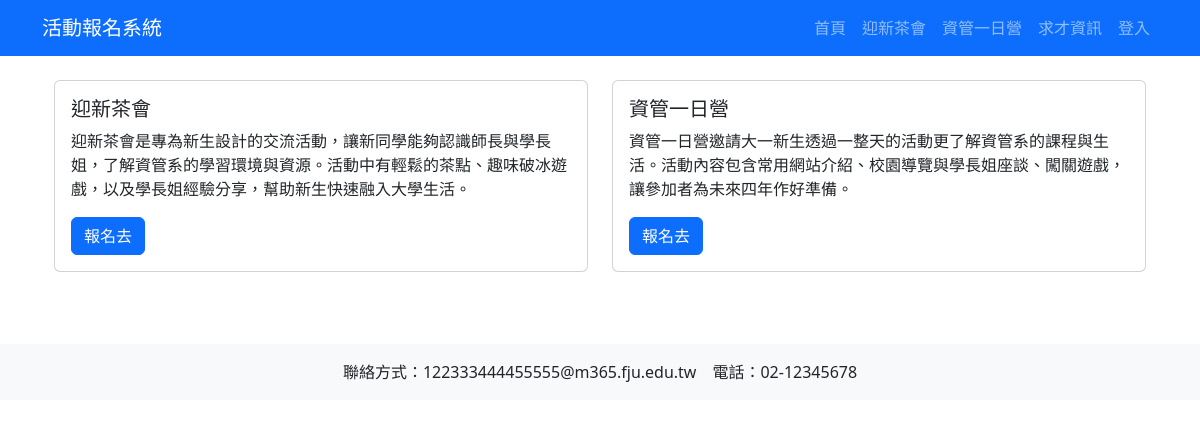
The page / on the database its author committed.
### tables this page shows
CREATE TABLE `event` (
  `id` int(10) UNSIGNED NOT NULL,
  `name` varchar(30) NOT NULL,
  `description` varchar(255) NOT NULL
);

### index.php (the view, shortened to what this page needs)
<?php
include "header.php";
include "db.php";
$sql = "SELECT * FROM event";
$result = mysqli_query($conn, $sql);
?>
<div class="container mt-4">
  <div class="row">
    <?php while ($row = mysqli_fetch_assoc($result)) { ?>
      <div class="col-md-6 mb-4">
        <div class="card">
          <div class="card-body">
            <h5 class="card-title"><?= htmlspecialchars($row['name']) ?></h5>
            <p class="card-text"><?= nl2br(htmlspecialchars($row['description'])) ?></p>
            <?php if ($row['name'] === '迎新茶會') { ?>
              <a href="status.php" class="btn btn-primary">報名去</a>
            <?php } elseif ($row['name'] === '資管一日營') { ?>
              <a href="conference.php" class="btn btn-primary">報名去</a>
            <?php } else { ?>
              <a href="#" class="btn btn-secondary">更多資訊</a>
            <?php } ?>
          </div>
        </div>
      </div>
    <?php } ?>
  </div>
</div>
<?php
include "footer.php";
?>

### rows shown on the page
event: name "迎新茶會", description "迎新茶會是專為新生設計的交流活動，讓新同學能夠認識師長與學長姐，了解資管系的學習環境與資源。活動中有輕鬆的茶點、趣味破冰遊戲，以及學長姐經驗分享，幫助新生快速融入大學生活。", shows "報名去"
event: name "資管一日營", description "資管一日營邀請大一新生透過一整天的活動更了解資管系的課程與生活。活動內容包含常用網站介紹、校園導覽與學長姐座談、闖關遊戲，讓參加者為未來四年作好準備。", shows "報名去"
